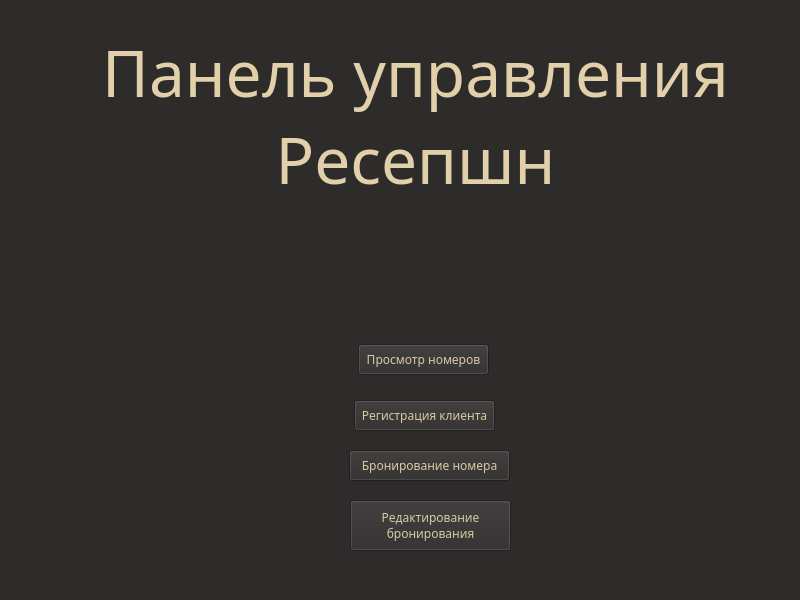
<?xml version="1.0" encoding="UTF-8"?>
<ui version="4.0">
 <class>Form</class>
 <widget class="QWidget" name="Form">
  <property name="geometry">
   <rect>
    <x>0</x>
    <y>0</y>
    <width>800</width>
    <height>600</height>
   </rect>
  </property>
  <property name="minimumSize">
   <size>
    <width>800</width>
    <height>600</height>
   </size>
  </property>
  <property name="maximumSize">
   <size>
    <width>800</width>
    <height>600</height>
   </size>
  </property>
  <property name="palette">
   <palette>
    <active>
     <colorrole role="WindowText">
      <brush brushstyle="SolidPattern">
       <color alpha="255">
        <red>225</red>
        <green>208</green>
        <blue>169</blue>
       </color>
      </brush>
     </colorrole>
     <colorrole role="Button">
      <brush brushstyle="SolidPattern">
       <color alpha="255">
        <red>46</red>
        <green>44</green>
        <blue>43</blue>
       </color>
      </brush>
     </colorrole>
     <colorrole role="Light">
      <brush brushstyle="SolidPattern">
       <color alpha="255">
        <red>69</red>
        <green>66</green>
        <blue>65</blue>
       </color>
      </brush>
     </colorrole>
     <colorrole role="Midlight">
      <brush brushstyle="SolidPattern">
       <color alpha="255">
        <red>57</red>
        <green>55</green>
        <blue>54</blue>
       </color>
      </brush>
     </colorrole>
     <colorrole role="Dark">
      <brush brushstyle="SolidPattern">
       <color alpha="255">
        <red>23</red>
        <green>22</green>
        <blue>22</blue>
       </color>
      </brush>
     </colorrole>
     <colorrole role="Mid">
      <brush brushstyle="SolidPattern">
       <color alpha="255">
        <red>31</red>
        <green>29</green>
        <blue>29</blue>
       </color>
      </brush>
     </colorrole>
     <colorrole role="Text">
      <brush brushstyle="SolidPattern">
       <color alpha="255">
        <red>215</red>
        <green>201</green>
        <blue>163</blue>
       </color>
      </brush>
     </colorrole>
     <colorrole role="BrightText">
      <brush brushstyle="SolidPattern">
       <color alpha="255">
        <red>215</red>
        <green>201</green>
        <blue>163</blue>
       </color>
      </brush>
     </colorrole>
     <colorrole role="ButtonText">
      <brush brushstyle="SolidPattern">
       <color alpha="255">
        <red>215</red>
        <green>201</green>
        <blue>163</blue>
       </color>
      </brush>
     </colorrole>
     <colorrole role="Base">
      <brush brushstyle="SolidPattern">
       <color alpha="255">
        <red>36</red>
        <green>34</green>
        <blue>33</blue>
       </color>
      </brush>
     </colorrole>
     <colorrole role="Window">
      <brush brushstyle="SolidPattern">
       <color alpha="255">
        <red>46</red>
        <green>44</green>
        <blue>43</blue>
       </color>
      </brush>
     </colorrole>
     <colorrole role="Shadow">
      <brush brushstyle="SolidPattern">
       <color alpha="255">
        <red>0</red>
        <green>0</green>
        <blue>0</blue>
       </color>
      </brush>
     </colorrole>
     <colorrole role="Highlight">
      <brush brushstyle="SolidPattern">
       <color alpha="255">
        <red>167</red>
        <green>164</green>
        <blue>0</blue>
       </color>
      </brush>
     </colorrole>
     <colorrole role="AlternateBase">
      <brush brushstyle="SolidPattern">
       <color alpha="255">
        <red>23</red>
        <green>22</green>
        <blue>21</blue>
       </color>
      </brush>
     </colorrole>
     <colorrole role="ToolTipBase">
      <brush brushstyle="SolidPattern">
       <color alpha="255">
        <red>255</red>
        <green>255</green>
        <blue>220</blue>
       </color>
      </brush>
     </colorrole>
     <colorrole role="ToolTipText">
      <brush brushstyle="SolidPattern">
       <color alpha="255">
        <red>0</red>
        <green>0</green>
        <blue>0</blue>
       </color>
      </brush>
     </colorrole>
     <colorrole role="PlaceholderText">
      <brush brushstyle="SolidPattern">
       <color alpha="127">
        <red>255</red>
        <green>255</green>
        <blue>255</blue>
       </color>
      </brush>
     </colorrole>
    </active>
    <inactive>
     <colorrole role="WindowText">
      <brush brushstyle="SolidPattern">
       <color alpha="255">
        <red>225</red>
        <green>208</green>
        <blue>169</blue>
       </color>
      </brush>
     </colorrole>
     <colorrole role="Button">
      <brush brushstyle="SolidPattern">
       <color alpha="255">
        <red>46</red>
        <green>44</green>
        <blue>43</blue>
       </color>
      </brush>
     </colorrole>
     <colorrole role="Light">
      <brush brushstyle="SolidPattern">
       <color alpha="255">
        <red>69</red>
        <green>66</green>
        <blue>65</blue>
       </color>
      </brush>
     </colorrole>
     <colorrole role="Midlight">
      <brush brushstyle="SolidPattern">
       <color alpha="255">
        <red>57</red>
        <green>55</green>
        <blue>54</blue>
       </color>
      </brush>
     </colorrole>
     <colorrole role="Dark">
      <brush brushstyle="SolidPattern">
       <color alpha="255">
        <red>23</red>
        <green>22</green>
        <blue>22</blue>
       </color>
      </brush>
     </colorrole>
     <colorrole role="Mid">
      <brush brushstyle="SolidPattern">
       <color alpha="255">
        <red>31</red>
        <green>29</green>
        <blue>29</blue>
       </color>
      </brush>
     </colorrole>
     <colorrole role="Text">
      <brush brushstyle="SolidPattern">
       <color alpha="255">
        <red>215</red>
        <green>201</green>
        <blue>163</blue>
       </color>
      </brush>
     </colorrole>
     <colorrole role="BrightText">
      <brush brushstyle="SolidPattern">
       <color alpha="255">
        <red>215</red>
        <green>201</green>
        <blue>163</blue>
       </color>
      </brush>
     </colorrole>
     <colorrole role="ButtonText">
      <brush brushstyle="SolidPattern">
       <color alpha="255">
        <red>215</red>
        <green>201</green>
        <blue>163</blue>
       </color>
      </brush>
     </colorrole>
     <colorrole role="Base">
      <brush brushstyle="SolidPattern">
       <color alpha="255">
        <red>36</red>
        <green>34</green>
        <blue>33</blue>
       </color>
      </brush>
     </colorrole>
     <colorrole role="Window">
      <brush brushstyle="SolidPattern">
       <color alpha="255">
        <red>46</red>
        <green>44</green>
        <blue>43</blue>
       </color>
      </brush>
     </colorrole>
     <colorrole role="Shadow">
      <brush brushstyle="SolidPattern">
       <color alpha="255">
        <red>0</red>
        <green>0</green>
        <blue>0</blue>
       </color>
      </brush>
     </colorrole>
     <colorrole role="Highlight">
      <brush brushstyle="SolidPattern">
       <color alpha="255">
        <red>167</red>
        <green>164</green>
        <blue>0</blue>
       </color>
      </brush>
     </colorrole>
     <colorrole role="AlternateBase">
      <brush brushstyle="SolidPattern">
       <color alpha="255">
        <red>23</red>
        <green>22</green>
        <blue>21</blue>
       </color>
      </brush>
     </colorrole>
     <colorrole role="ToolTipBase">
      <brush brushstyle="SolidPattern">
       <color alpha="255">
        <red>255</red>
        <green>255</green>
        <blue>220</blue>
       </color>
      </brush>
     </colorrole>
     <colorrole role="ToolTipText">
      <brush brushstyle="SolidPattern">
       <color alpha="255">
        <red>0</red>
        <green>0</green>
        <blue>0</blue>
       </color>
      </brush>
     </colorrole>
     <colorrole role="PlaceholderText">
      <brush brushstyle="SolidPattern">
       <color alpha="127">
        <red>255</red>
        <green>255</green>
        <blue>255</blue>
       </color>
      </brush>
     </colorrole>
    </inactive>
    <disabled>
     <colorrole role="WindowText">
      <brush brushstyle="SolidPattern">
       <color alpha="255">
        <red>23</red>
        <green>22</green>
        <blue>22</blue>
       </color>
      </brush>
     </colorrole>
     <colorrole role="Button">
      <brush brushstyle="SolidPattern">
       <color alpha="255">
        <red>46</red>
        <green>44</green>
        <blue>43</blue>
       </color>
      </brush>
     </colorrole>
     <colorrole role="Light">
      <brush brushstyle="SolidPattern">
       <color alpha="255">
        <red>69</red>
        <green>66</green>
        <blue>65</blue>
       </color>
      </brush>
     </colorrole>
     <colorrole role="Midlight">
      <brush brushstyle="SolidPattern">
       <color alpha="255">
        <red>57</red>
        <green>55</green>
        <blue>54</blue>
       </color>
      </brush>
     </colorrole>
     <colorrole role="Dark">
      <brush brushstyle="SolidPattern">
       <color alpha="255">
        <red>23</red>
        <green>22</green>
        <blue>22</blue>
       </color>
      </brush>
     </colorrole>
     <colorrole role="Mid">
      <brush brushstyle="SolidPattern">
       <color alpha="255">
        <red>31</red>
        <green>29</green>
        <blue>29</blue>
       </color>
      </brush>
     </colorrole>
     <colorrole role="Text">
      <brush brushstyle="SolidPattern">
       <color alpha="255">
        <red>23</red>
        <green>22</green>
        <blue>22</blue>
       </color>
      </brush>
     </colorrole>
     <colorrole role="BrightText">
      <brush brushstyle="SolidPattern">
       <color alpha="255">
        <red>215</red>
        <green>201</green>
        <blue>163</blue>
       </color>
      </brush>
     </colorrole>
     <colorrole role="ButtonText">
      <brush brushstyle="SolidPattern">
       <color alpha="255">
        <red>23</red>
        <green>22</green>
        <blue>22</blue>
       </color>
      </brush>
     </colorrole>
     <colorrole role="Base">
      <brush brushstyle="SolidPattern">
       <color alpha="255">
        <red>46</red>
        <green>44</green>
        <blue>43</blue>
       </color>
      </brush>
     </colorrole>
     <colorrole role="Window">
      <brush brushstyle="SolidPattern">
       <color alpha="255">
        <red>46</red>
        <green>44</green>
        <blue>43</blue>
       </color>
      </brush>
     </colorrole>
     <colorrole role="Shadow">
      <brush brushstyle="SolidPattern">
       <color alpha="255">
        <red>0</red>
        <green>0</green>
        <blue>0</blue>
       </color>
      </brush>
     </colorrole>
     <colorrole role="Highlight">
      <brush brushstyle="SolidPattern">
       <color alpha="255">
        <red>168</red>
        <green>168</green>
        <blue>168</blue>
       </color>
      </brush>
     </colorrole>
     <colorrole role="AlternateBase">
      <brush brushstyle="SolidPattern">
       <color alpha="255">
        <red>46</red>
        <green>44</green>
        <blue>43</blue>
       </color>
      </brush>
     </colorrole>
     <colorrole role="ToolTipBase">
      <brush brushstyle="SolidPattern">
       <color alpha="255">
        <red>255</red>
        <green>255</green>
        <blue>220</blue>
       </color>
      </brush>
     </colorrole>
     <colorrole role="ToolTipText">
      <brush brushstyle="SolidPattern">
       <color alpha="255">
        <red>0</red>
        <green>0</green>
        <blue>0</blue>
       </color>
      </brush>
     </colorrole>
     <colorrole role="PlaceholderText">
      <brush brushstyle="SolidPattern">
       <color alpha="127">
        <red>23</red>
        <green>22</green>
        <blue>22</blue>
       </color>
      </brush>
     </colorrole>
    </disabled>
   </palette>
  </property>
  <property name="font">
   <font>
    <family>Rubik</family>
   </font>
  </property>
  <property name="windowTitle">
   <string>Меню Ресепшн</string>
  </property>
  <widget class="QPushButton" name="but_tab">
   <property name="geometry">
    <rect>
     <x>358</x>
     <y>344</y>
     <width>131</width>
     <height>31</height>
    </rect>
   </property>
   <property name="text">
    <string>Просмотр номеров</string>
   </property>
  </widget>
  <widget class="QPushButton" name="but_reg_cli">
   <property name="geometry">
    <rect>
     <x>354</x>
     <y>400</y>
     <width>141</width>
     <height>31</height>
    </rect>
   </property>
   <property name="text">
    <string>Регистрация клиента</string>
   </property>
  </widget>
  <widget class="QLabel" name="label">
   <property name="geometry">
    <rect>
     <x>50</x>
     <y>30</y>
     <width>731</width>
     <height>171</height>
    </rect>
   </property>
   <property name="font">
    <font>
     <family>Rubik</family>
     <pointsize>48</pointsize>
    </font>
   </property>
   <property name="text">
    <string>Панель управления
Ресепшн</string>
   </property>
   <property name="alignment">
    <set>Qt::AlignmentFlag::AlignCenter</set>
   </property>
  </widget>
  <widget class="QPushButton" name="but_book">
   <property name="geometry">
    <rect>
     <x>349</x>
     <y>450</y>
     <width>161</width>
     <height>31</height>
    </rect>
   </property>
   <property name="text">
    <string>Бронирование номера</string>
   </property>
  </widget>
  <widget class="QPushButton" name="but_book_edit">
   <property name="geometry">
    <rect>
     <x>350</x>
     <y>500</y>
     <width>161</width>
     <height>51</height>
    </rect>
   </property>
   <property name="text">
    <string>Редактирование
бронирования</string>
   </property>
  </widget>
 </widget>
 <resources/>
 <connections/>
</ui>
